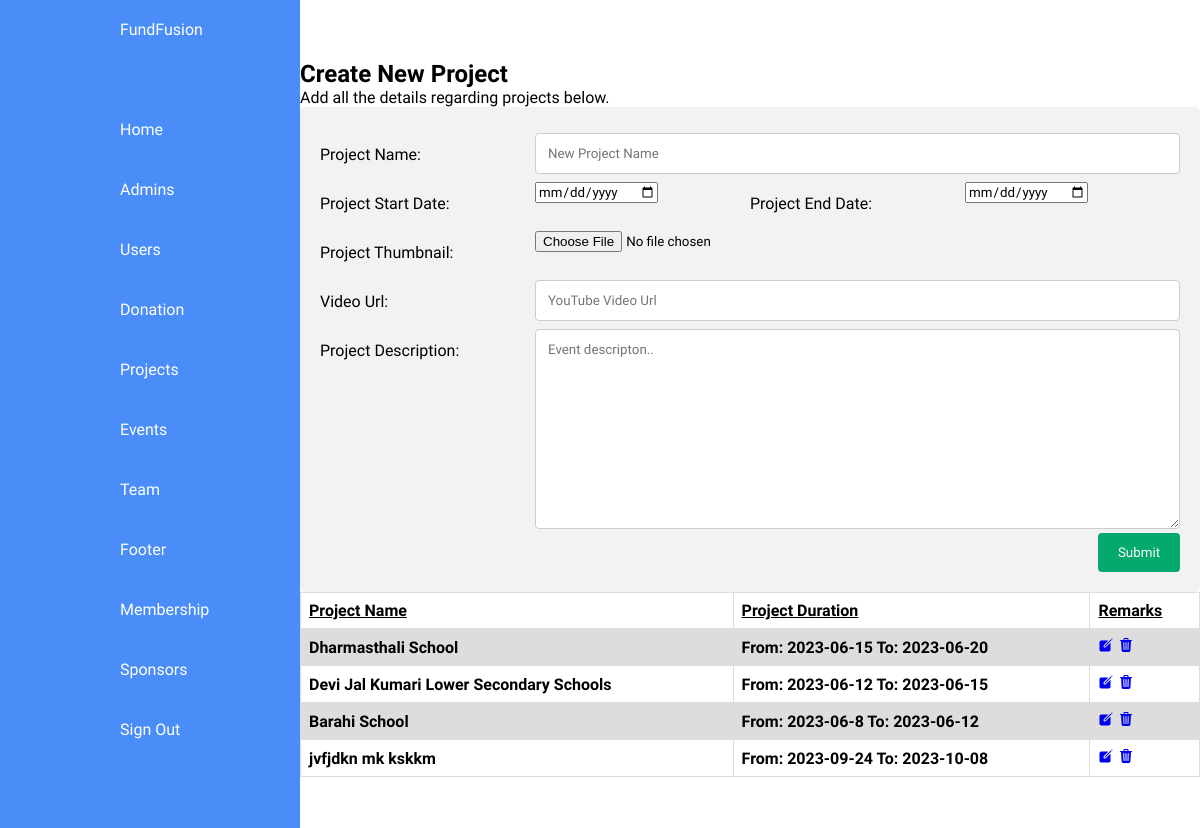
/admin/projects/create-project.php (signed in), run on an earlier commit of the app's database.
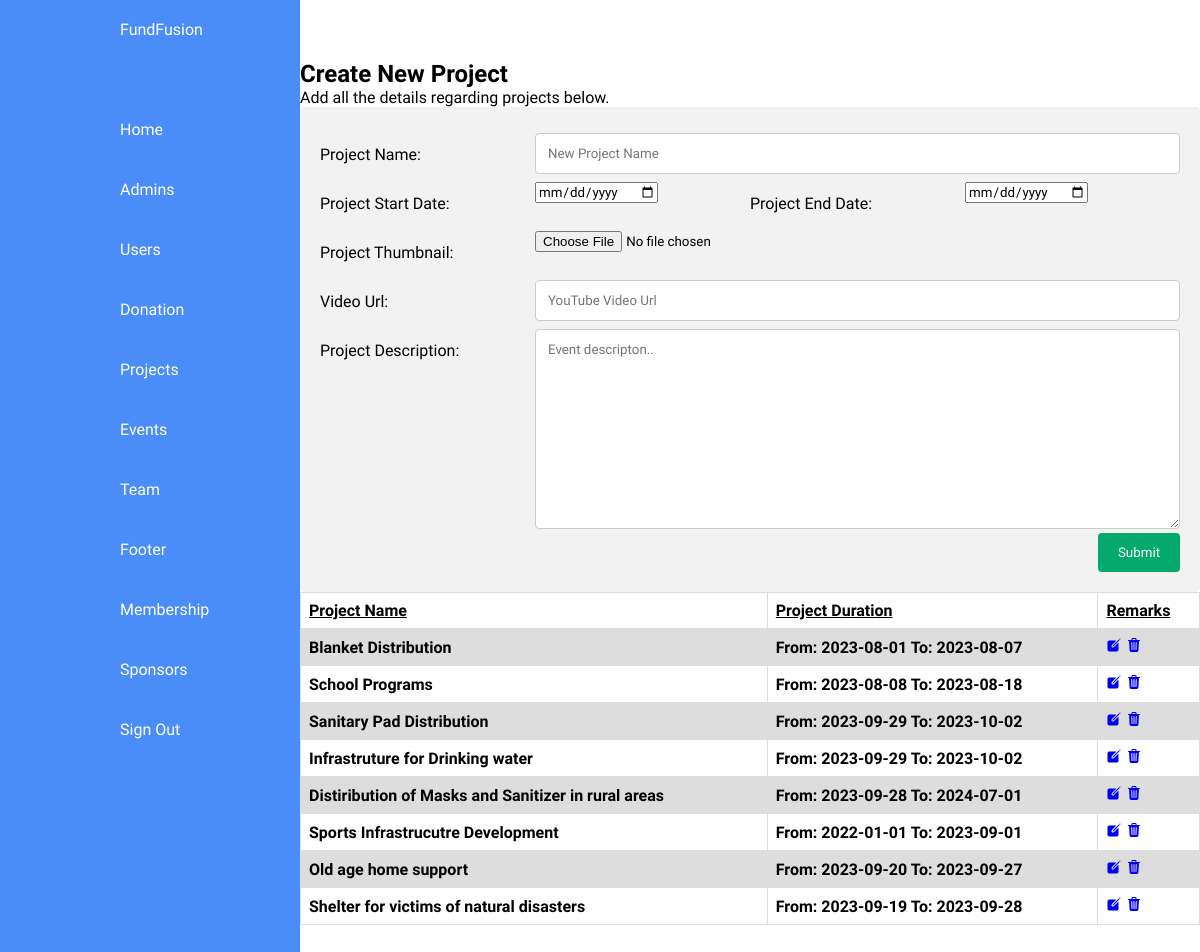
And on a later commit of the database.
### tables this page shows
CREATE TABLE IF NOT EXISTS `projects` (
  `id` int(11) NOT NULL AUTO_INCREMENT,
  `title` varchar(255) NOT NULL,
  `thumbnail` mediumtext NOT NULL,
  `video_url` longtext NOT NULL,
  `descriptions` longtext NOT NULL,
  `p_start_date` varchar(255) NOT NULL,
  `p_end_date` varchar(255) NOT NULL,
  PRIMARY KEY (`id`)
);

### admin/routeconfig.php (called while the page is built)
<?php
    $site_url = "http://localhost/FundFusion/"
?>

### admin/projects/create-project.php (the view, shortened to what this page needs)
<?php
include "../routeconfig.php";
?>
<!DOCTYPE html>
<html lang="en">
  <head>
    <link rel="stylesheet" href="https://cdnjs.cloudflare.com/ajax/libs/font-awesome/5.15.3/css/all.min.css" />
    <link rel="stylesheet" href="<?php echo $site_url ?>css/Dashboard.css" />
    <link rel="stylesheet" href="<?php echo $site_url ?>css/createevent.css" />
  </head>
  <body>
    <div class="container">
      <?php
      @include('../partials/navigation.php')
      ?>
        <div class="main">
            <div class="topbar">
        </div>
        <h2>Create New Project</h2>
        <p>Add all the details regarding projects below.</p>
        <div class="containerbox">
        <form action="newproject.php" method="POST" enctype="multipart/form-data">
            <div class="row">
                <div class="col-25">
                    <label for="pname">Project Name:</label>
                </div>
                <div class="col-75">
                    <input type="text" id="pname" name="title" placeholder="New Project Name">
                </div>
            </div>
            <div class="row">
                <div class="col-25">
                    <label for="pstartdate">Project Start Date:</label>
                </div>
                <div class="col-25">
                    <input type="date" id="pstartdate" name="p_start_date" placeholder="Start Date">
                </div>
                <div class="col-25">
                    <label for="penddate">Project End Date:</label>
                </div>
                <div class="col-25">
                    <input type="date" id="penddate" name="p_end_date" placeholder="End Date">
                </div>
            </div>
            <div class="row">
                <div class="col-25">
                    <label for="pimage">Project Thumbnail:</label>
                </div>
                <div class="col-75">
                    <input type="file" id="pimage" name="thumbnail">
                </div>
            </div>
            <div class="row">
                <div class="col-25">
                    <label for="vidurl">Video Url:</label>
                </div>
                <div class="col-75">
                    <input type="text" id="vidurl" name="video_url" placeholder="YouTube Video Url">
                </div>
            </div>
            <div class="row">
                <div class="col-25">
                    <label for="prodesc">Project Description:</label>
                </div>
                <div class="col-75">
                    <textarea id="prodesc" name="descriptions" placeholder="Event descripton.." style="height:200px"></textarea>
                </div>
            </div>
            <div class="row">
            <input type="submit" value="Submit">
            </div>
        </form>
    </div>
    <?php
        include "../../database/Db_Connection.php";
        $sql = "SELECT * from projects";
        $records = $conn->query($sql);
    ?>
    <table >
        <tr>
            <th><u>Project Name</u></th>
            <th><u>Project Duration</u></th>
            <th><u>Remarks</u></th>
        </tr>
        <?php
     foreach( $records as $data )
        {
           echo ' <tr>
           <th>'.$data['title'].'</th>
           <th>'.'From: '.$data['p_start_date']. ' To: ' .$data['p_end_date'].'</th>
           <th><a href="edit-projects.php?id='.$data['id'].'"><ion-icon name="create"></ion-icon></a>
           <a href="deleteproject.php?id='.$data['id'].'"><ion-icon name="trash"></ion-icon></a>
           </th>
           </tr>';
        }
        ?>
    </table>
    </div>
  </body>
</html>

What changed in the data, as far as the page shows it:
removed projects: title "Dharmasthali School", p_start_date "2023-06-15", p_end_date "2023-06-20"
removed projects: title "Devi Jal Kumari Lower Secondary Schools", p_start_date "2023-06-12", p_end_date "2023-06-15"
removed projects: title "Barahi School", p_start_date "2023-06-8", p_end_date "2023-06-12"
removed projects: title "jvfjdkn mk kskkm", p_start_date "2023-09-24", p_end_date "2023-10-08"
added projects: title "Blanket Distribution", p_start_date "2023-08-01", p_end_date "2023-08-07"
added projects: title "School Programs", p_start_date "2023-08-08", p_end_date "2023-08-18"
added projects: title "Sanitary Pad Distribution", p_start_date "2023-09-29", p_end_date "2023-10-02"
added projects: title "Infrastruture for Drinking water", p_start_date "2023-09-29", p_end_date "2023-10-02"
added projects: title "Distiribution of Masks and Sanitizer in rural areas", p_start_date "2023-09-28", p_end_date "2024-07-01"
added projects: title "Sports Infrastrucutre Development", p_start_date "2022-01-01", p_end_date "2023-09-01"
added projects: title "Old age home support", p_start_date "2023-09-20", p_end_date "2023-09-27"
added projects: title "Shelter for victims of natural disasters", p_start_date "2023-09-19", p_end_date "2023-09-28"
